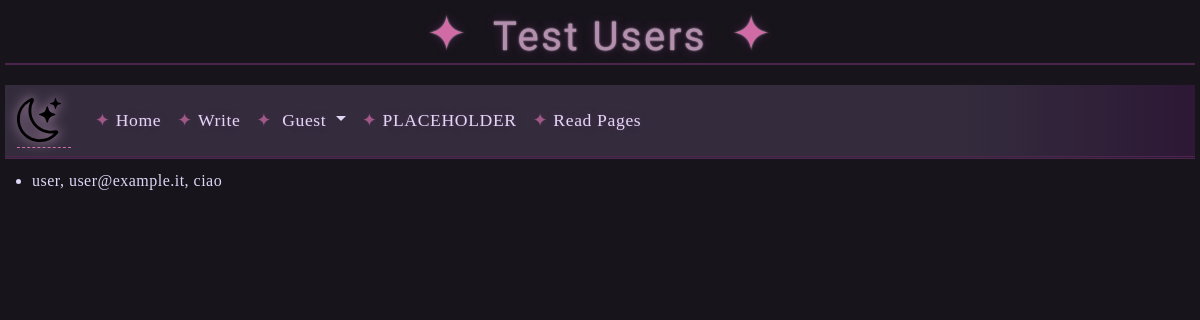
The app's page /testuser, older data.
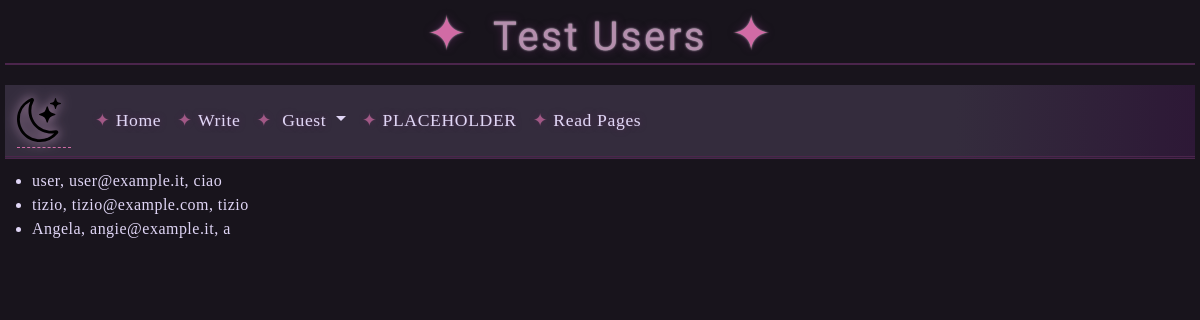
The same page, newer data.
### app/models.py (models this page shows)
class User(db.Model):
  metadata_obj
  id = db.Column(db.Integer, primary_key = True)
  name = db.Column(db.String(100), nullable = False)
  email = db.Column(db.String(100), unique = True, nullable = False)
  password = db.Column(db.String(16), nullable = False)
  pages = db.relationship('Page', backref = 'author', lazy = True)

### app/routes.py (the view)
@app.route('/testuser')
def testuser():
  users = User.query.all()
  return render_template('test-user.html', users=users, title='Test Users')

### app/templates/test-user.html (shortened to what this page needs)
{% extends('base.html') %}
{% block content %}
<ul>
{% for user in users %}
<li>{{ user.name }}, {{ user.email }}, {{ user.password }}</li>
{% endfor %}
</ul>
{% endblock %}

### app/templates/base.html (shortened to what this page needs)
<!DOCTYPE html>
<html lang="en">
<head>
  <link rel="stylesheet" href="{{ url_for('static', filename='styles/style.css') }}">
    <link
      href="https://cdn.jsdelivr.net/npm/bootstrap@5.3.6/dist/css/bootstrap.min.css"
      rel="stylesheet"
    />
  </head>
  <body>
    <header>
      <h1>{{title}}</h1>
      {% include 'navbar.html' %}
    </header>
      {% block content %}
      {% endblock %}
</body>
</html>

### app/templates/navbar.html (shortened to what this page needs)
<link rel="stylesheet" href="{{ url_for('static', filename='/styles/style.css') }}">
<link rel="stylesheet" href="{{ url_for('static', filename='/styles/navbarstyle.css') }}">
<nav class="navbar navbar-expand-lg bg-body-tertiary">
  <div class="container-fluid">
    <a class="navbar-brand" href="{{url_for('home')}}"><img src="static\styles\moon-stars.svg" /></a>
    <div class="collapse navbar-collapse" id="navbarElements">
      <ul class="navbar-nav me-auto mb-2 mb-lg-0">
        <li class="nav-item">
          <a class="nav-link" href="{{url_for('home')}}">Home</a>
        </li>
        <li class="nav-item">
          <a class="nav-link" href="{{ url_for('write') }}">Write</a>
        </li>
        <li class="nav-item dropdown">
          <a
            class="nav-link dropdown-toggle"
            href="#"
            role="button"
            data-bs-toggle="dropdown"
            aria-expanded="false"
          >
            {% if 'username' in session %}
            {{ session['username'] }}
            {% else %}
            Guest
            {% endif %}
          </a>
        </li>
        <li class="nav-item">
          <a class="nav-link" href="#">PLACEHOLDER</a>
        </li>
        <li class="nav-item">
          <a class="nav-link" href="{{ url_for('read') }}">Read Pages</a>
        </li>
      </ul>
    </div>
  </div>
</nav>

### app/static/styles/style.css (style rules this page uses)
body { background: #18141c; color: #e0d6f6; font-family: 'Cormorant Garamond', serif; letter-spacing: 0.03em; }
header { padding: 5px; padding-bottom: 10px; letter-spacing: 2.5px; text-align: center; }
h1, h2, h3 { font-family: 'UnifrakturCook', 'Cinzel Decorative', serif; color: #b48ead; text-shadow: 0 0 8px #4b254c, 0 0 2px #fff; border-bottom: 2px double #4b254c; margin-bottom: 0.5em; }
a { color: #d16ba5; text-decoration: none; border-bottom: 1px dashed #d16ba5; transition: color 0.2s; }
h1::before, h1::after { content: "✦"; color: #d16ba5; margin: 0 0.5em; font-size: 1.2em; }

### app/static/styles/navbarstyle.css (style rules this page uses)
nav.navbar { background: linear-gradient(90deg, #342c3d 80%, #2d1836 100%); border-bottom: 3px double #4b254c; font-family: 'Cormorant Garamond', serif; letter-spacing: 0.04em; }
.navbar-brand img { height: 2.2em; filter: drop-shadow(0 0 6px #b48ead) brightness(1.2); margin-right: 0.5em; }
.navbar-nav .nav-link, .navbar-nav .dropdown-toggle { color: #e0d6f6 !important; font-size: 1.1em; text-shadow: 0 0 6px #4b254c, 0 0 2px #fff2; transition: color 0.2s, text-shadow 0.2s; position: relative; }
.navbar-nav .nav-link::before { content: "✦"; color: #d16ba5; margin-right: 0.3em; font-size: 1em; opacity: 0.7; transition: color 0.2s; }

Row changes from the older to the newer data that the page shows:
added User: name "tizio", email "tizio@example.com", password "tizio"
added User: name "Angela", email "angie@example.it", password "a"
